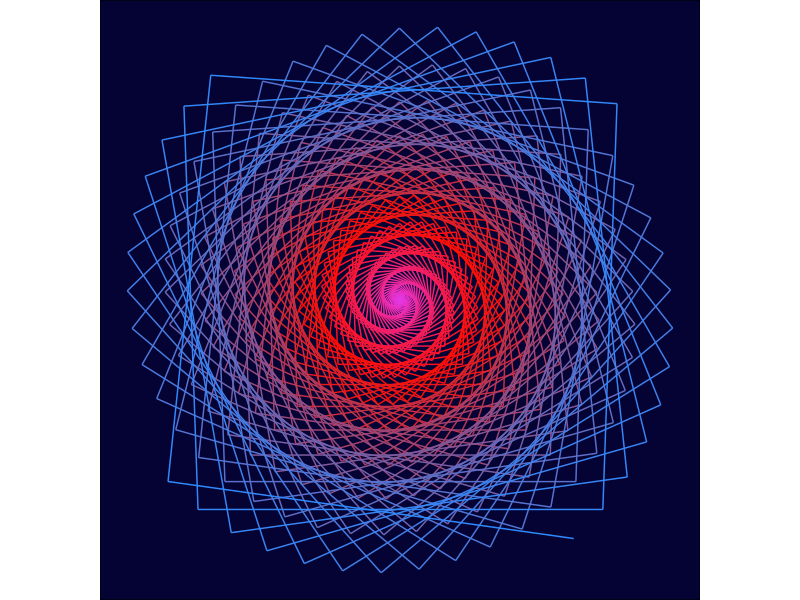
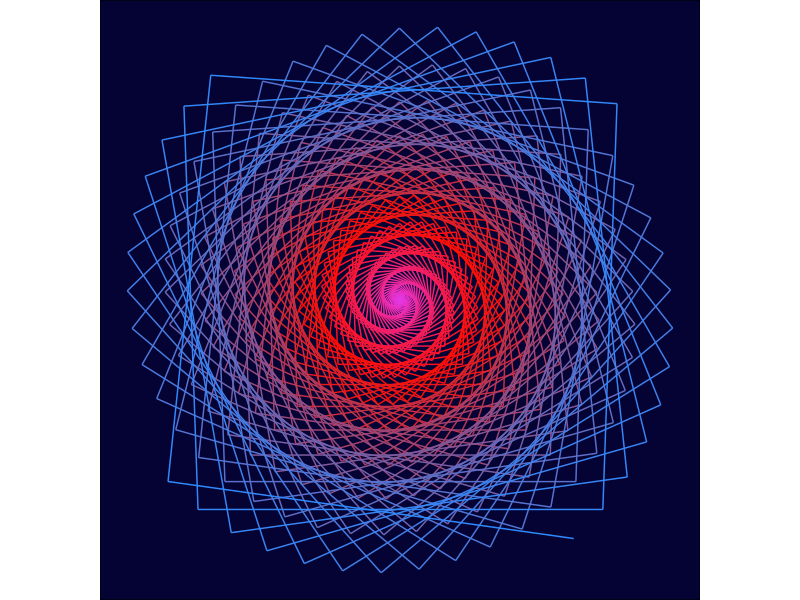

Source code (R) for these figures, in order:
library(tidyverse)

# Paramètres à changer pour la figure
Increment <- 88 # angle entre chaque trait
NPoints <- 500 # Nombre de points
Couleurs <- c("#e23bff", "#ff0d00", "#308aff") # Les 3 couleurs pour le tracé
Longueur <- 1 # Taille du segment
Augmentation <- 1.5

# Pour manipuler les couleurs
Chiffres <- c(0:9, LETTERS[1:6])
HexaToBin <- function(col) {
  Hexa <- str_to_upper(col)
  Hexa <- 16 * (match(str_sub(Hexa, 1, 1), Chiffres) - 1) + (match(str_sub(Hexa, 2, 2), Chiffres) - 1)
  return(Hexa)
}
BinToHexa <- function(col) paste0(Chiffres[1 + col %/% 16], Chiffres[1 + col %% 16])

# Construction du tableau de données : on fait un segment de plus en plus grand avec un angle fixe entre chaque
Angle <- 0
if (NPoints %% 2 == 1) NPoints <- NPoints - 1
RGBCouleurs <- map(Couleurs, str_sub, c(2, 4, 6), c(3, 5, 7)) %>% 
  map(~ map_dbl(.x, HexaToBin))
VecteurCouleurs <- c(
  map_chr(seq_len(NPoints / 2), ~ rgb(RGBCouleurs[[1]][[1]] + (.x * 2 / NPoints) * (RGBCouleurs[[2]][1] - RGBCouleurs[[1]][[1]]),
                                      RGBCouleurs[[1]][[2]] + (.x * 2 / NPoints) * (RGBCouleurs[[2]][2] - RGBCouleurs[[1]][[2]]),
                                      RGBCouleurs[[1]][[3]] + (.x * 2 / NPoints) * (RGBCouleurs[[2]][3] - RGBCouleurs[[1]][[3]]),
                                      maxColorValue = 255)),
  map_chr(seq_len(NPoints / 2), ~ rgb(RGBCouleurs[[2]][[1]] + (.x * 2 / NPoints) * (RGBCouleurs[[3]][1] - RGBCouleurs[[2]][[1]]),
                                      RGBCouleurs[[2]][[2]] + (.x * 2 / NPoints) * (RGBCouleurs[[3]][2] - RGBCouleurs[[2]][[2]]),
                                      RGBCouleurs[[2]][[3]] + (.x * 2 / NPoints) * (RGBCouleurs[[3]][3] - RGBCouleurs[[2]][[3]]),
                                      maxColorValue = 255))
)  
SegmentsATracer <- tibble(num_pt = seq_len(NPoints),
                          x = NA_real_,
                          xend = NA_real_,
                          y = NA_real_,
                          yend = NA_real_,
                          couleur = NA_character_)
x0 <- 0
y0 <- 0
for (i in seq_len(NPoints)) {
  x <- x0 + Longueur * i ^ Augmentation * cos(Angle * pi / 180)
  y <- y0 + Longueur * i ^ Augmentation * sin(Angle * pi / 180)
  SegmentsATracer[i, 2:5] <- tibble_row(x0, x, y0, y)
  SegmentsATracer[i, 6] <- VecteurCouleurs[i]
  x0 <- x
  y0 <- y
  Angle <- Angle + Increment
}

# Tracé et sauvegarde
(BeauGraphe <- ggplot(SegmentsATracer, aes(x = x, y = y, xend = xend, yend = yend, color = couleur)) +
    geom_segment() +
    theme_void() +
    scale_color_identity() +
    coord_fixed(ratio = 1) +
    theme(plot.background = element_rect(fill = "#050333"),
          panel.background = element_rect(fill = "#050333")))
ggsave(BeauGraphe, filename = paste0(dirname(rstudioapi::getSourceEditorContext()$path), "/carre_tournant.png"),
       device = "png", height = 8, width = 8)
